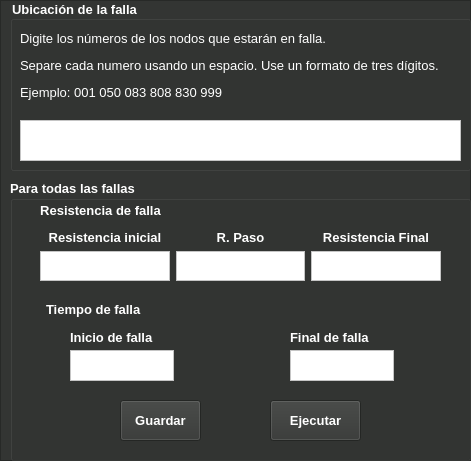
        <widget class="QFrame" name="frame_2">
         <property name="geometry">
          <rect>
           <x>480</x>
           <y>20</y>
           <width>471</width>
           <height>461</height>
          </rect>
         </property>
         <property name="palette">
          <palette>
           <active>
            <colorrole role="WindowText">
             <brush brushstyle="SolidPattern">
              <color alpha="255">
               <red>255</red>
               <green>255</green>
               <blue>255</blue>
              </color>
             </brush>
            </colorrole>
            <colorrole role="Button">
             <brush brushstyle="SolidPattern">
              <color alpha="255">
               <red>51</red>
               <green>53</green>
               <blue>51</blue>
              </color>
             </brush>
            </colorrole>
            <colorrole role="Base">
             <brush brushstyle="SolidPattern">
              <color alpha="255">
               <red>51</red>
               <green>53</green>
               <blue>51</blue>
              </color>
             </brush>
            </colorrole>
            <colorrole role="Window">
             <brush brushstyle="SolidPattern">
              <color alpha="255">
               <red>51</red>
               <green>53</green>
               <blue>51</blue>
              </color>
             </brush>
            </colorrole>
           </active>
           <inactive>
            <colorrole role="WindowText">
             <brush brushstyle="SolidPattern">
              <color alpha="255">
               <red>255</red>
               <green>255</green>
               <blue>255</blue>
              </color>
             </brush>
            </colorrole>
            <colorrole role="Button">
             <brush brushstyle="SolidPattern">
              <color alpha="255">
               <red>51</red>
               <green>53</green>
               <blue>51</blue>
              </color>
             </brush>
            </colorrole>
            <colorrole role="Base">
             <brush brushstyle="SolidPattern">
              <color alpha="255">
               <red>51</red>
               <green>53</green>
               <blue>51</blue>
              </color>
             </brush>
            </colorrole>
            <colorrole role="Window">
             <brush brushstyle="SolidPattern">
              <color alpha="255">
               <red>51</red>
               <green>53</green>
               <blue>51</blue>
              </color>
             </brush>
            </colorrole>
           </inactive>
           <disabled>
            <colorrole role="WindowText">
             <brush brushstyle="SolidPattern">
              <color alpha="255">
               <red>120</red>
               <green>120</green>
               <blue>120</blue>
              </color>
             </brush>
            </colorrole>
            <colorrole role="Button">
             <brush brushstyle="SolidPattern">
              <color alpha="255">
               <red>51</red>
               <green>53</green>
               <blue>51</blue>
              </color>
             </brush>
            </colorrole>
            <colorrole role="Base">
             <brush brushstyle="SolidPattern">
              <color alpha="255">
               <red>51</red>
               <green>53</green>
               <blue>51</blue>
              </color>
             </brush>
            </colorrole>
            <colorrole role="Window">
             <brush brushstyle="SolidPattern">
              <color alpha="255">
               <red>51</red>
               <green>53</green>
               <blue>51</blue>
              </color>
             </brush>
            </colorrole>
           </disabled>
          </palette>
         </property>
         <property name="frameShape">
          <enum>QFrame::StyledPanel</enum>
         </property>
         <property name="frameShadow">
          <enum>QFrame::Raised</enum>
         </property>
         <widget class="QGroupBox" name="groupBox_3">
          <property name="geometry">
           <rect>
            <x>10</x>
            <y>180</y>
            <width>461</width>
            <height>281</height>
           </rect>
          </property>
          <property name="palette">
           <palette>
            <active>
             <colorrole role="WindowText">
              <brush brushstyle="SolidPattern">
               <color alpha="255">
                <red>255</red>
                <green>255</green>
                <blue>255</blue>
               </color>
              </brush>
             </colorrole>
             <colorrole role="Button">
              <brush brushstyle="SolidPattern">
               <color alpha="255">
                <red>51</red>
                <green>53</green>
                <blue>51</blue>
               </color>
              </brush>
             </colorrole>
             <colorrole role="Base">
              <brush brushstyle="SolidPattern">
               <color alpha="255">
                <red>51</red>
                <green>53</green>
                <blue>51</blue>
               </color>
              </brush>
             </colorrole>
             <colorrole role="Window">
              <brush brushstyle="SolidPattern">
               <color alpha="255">
                <red>51</red>
                <green>53</green>
                <blue>51</blue>
               </color>
              </brush>
             </colorrole>
            </active>
            <inactive>
             <colorrole role="WindowText">
              <brush brushstyle="SolidPattern">
               <color alpha="255">
                <red>255</red>
                <green>255</green>
                <blue>255</blue>
               </color>
              </brush>
             </colorrole>
             <colorrole role="Button">
              <brush brushstyle="SolidPattern">
               <color alpha="255">
                <red>51</red>
                <green>53</green>
                <blue>51</blue>
               </color>
              </brush>
             </colorrole>
             <colorrole role="Base">
              <brush brushstyle="SolidPattern">
               <color alpha="255">
                <red>51</red>
                <green>53</green>
                <blue>51</blue>
               </color>
              </brush>
             </colorrole>
             <colorrole role="Window">
              <brush brushstyle="SolidPattern">
               <color alpha="255">
                <red>51</red>
                <green>53</green>
                <blue>51</blue>
               </color>
              </brush>
             </colorrole>
            </inactive>
            <disabled>
             <colorrole role="WindowText">
              <brush brushstyle="SolidPattern">
               <color alpha="255">
                <red>120</red>
                <green>120</green>
                <blue>120</blue>
               </color>
              </brush>
             </colorrole>
             <colorrole role="Button">
              <brush brushstyle="SolidPattern">
               <color alpha="255">
                <red>51</red>
                <green>53</green>
                <blue>51</blue>
               </color>
              </brush>
             </colorrole>
             <colorrole role="Base">
              <brush brushstyle="SolidPattern">
               <color alpha="255">
                <red>51</red>
                <green>53</green>
                <blue>51</blue>
               </color>
              </brush>
             </colorrole>
             <colorrole role="Window">
              <brush brushstyle="SolidPattern">
               <color alpha="255">
                <red>51</red>
                <green>53</green>
                <blue>51</blue>
               </color>
              </brush>
             </colorrole>
            </disabled>
           </palette>
          </property>
          <property name="font">
           <font>
            <pointsize>10</pointsize>
            <weight>75</weight>
            <bold>true</bold>
           </font>
          </property>
          <property name="title">
           <string>Para todas las fallas</string>
          </property>
          <widget class="QLabel" name="label_2">
           <property name="geometry">
            <rect>
             <x>20</x>
             <y>20</y>
             <width>141</width>
             <height>21</height>
            </rect>
           </property>
           <property name="text">
            <string>&lt;html&gt;&lt;head/&gt;&lt;body&gt;&lt;p align=&quot;center&quot;&gt;&lt;span style=&quot; font-size:10pt; font-weight:600; color:#ffffff;&quot;&gt;Resistencia de falla&lt;/span&gt;&lt;/p&gt;&lt;/body&gt;&lt;/html&gt;</string>
           </property>
          </widget>
          <widget class="QPushButton" name="Svfaultbtn">
           <property name="geometry">
            <rect>
             <x>110</x>
             <y>220</y>
             <width>81</width>
             <height>41</height>
            </rect>
           </property>
           <property name="palette">
            <palette>
             <active>
              <colorrole role="Button">
               <brush brushstyle="SolidPattern">
                <color alpha="255">
                 <red>51</red>
                 <green>53</green>
                 <blue>51</blue>
                </color>
               </brush>
              </colorrole>
              <colorrole role="ButtonText">
               <brush brushstyle="SolidPattern">
                <color alpha="255">
                 <red>255</red>
                 <green>255</green>
                 <blue>255</blue>
                </color>
               </brush>
              </colorrole>
              <colorrole role="Base">
               <brush brushstyle="SolidPattern">
                <color alpha="255">
                 <red>51</red>
                 <green>53</green>
                 <blue>51</blue>
                </color>
               </brush>
              </colorrole>
              <colorrole role="Window">
               <brush brushstyle="SolidPattern">
                <color alpha="255">
                 <red>51</red>
                 <green>53</green>
                 <blue>51</blue>
                </color>
               </brush>
              </colorrole>
             </active>
             <inactive>
              <colorrole role="Button">
               <brush brushstyle="SolidPattern">
                <color alpha="255">
                 <red>51</red>
                 <green>53</green>
                 <blue>51</blue>
                </color>
               </brush>
              </colorrole>
              <colorrole role="ButtonText">
               <brush brushstyle="SolidPattern">
                <color alpha="255">
                 <red>255</red>
                 <green>255</green>
                 <blue>255</blue>
                </color>
               </brush>
              </colorrole>
              <colorrole role="Base">
               <brush brushstyle="SolidPattern">
                <color alpha="255">
                 <red>51</red>
                 <green>53</green>
                 <blue>51</blue>
                </color>
               </brush>
              </colorrole>
              <colorrole role="Window">
               <brush brushstyle="SolidPattern">
                <color alpha="255">
                 <red>51</red>
                 <green>53</green>
                 <blue>51</blue>
                </color>
               </brush>
              </colorrole>
             </inactive>
             <disabled>
              <colorrole role="Button">
               <brush brushstyle="SolidPattern">
                <color alpha="255">
                 <red>51</red>
                 <green>53</green>
                 <blue>51</blue>
                </color>
               </brush>
              </colorrole>
              <colorrole role="ButtonText">
               <brush brushstyle="SolidPattern">
                <color alpha="255">
                 <red>120</red>
                 <green>120</green>
                 <blue>120</blue>
                </color>
               </brush>
              </colorrole>
              <colorrole role="Base">
               <brush brushstyle="SolidPattern">
                <color alpha="255">
                 <red>51</red>
                 <green>53</green>
                 <blue>51</blue>
                </color>
               </brush>
              </colorrole>
              <colorrole role="Window">
               <brush brushstyle="SolidPattern">
                <color alpha="255">
                 <red>51</red>
                 <green>53</green>
                 <blue>51</blue>
                </color>
               </brush>
              </colorrole>
             </disabled>
            </palette>
           </property>
           <property name="font">
            <font>
             <pointsize>10</pointsize>
            </font>
           </property>
           <property name="text">
            <string>Guardar</string>
           </property>
          </widget>
          <widget class="QWidget" name="gridLayoutWidget_3">
           <property name="geometry">
            <rect>
             <x>30</x>
             <y>50</y>
             <width>401</width>
             <height>51</height>
            </rect>
           </property>
           <layout class="QGridLayout" name="gridLayout_3">
            <item row="0" column="0">
             <widget class="QLabel" name="label_3">
              <property name="text">
               <string>&lt;html&gt;&lt;head/&gt;&lt;body&gt;&lt;p align=&quot;center&quot;&gt;&lt;span style=&quot; font-weight:600; color:#ffffff;&quot;&gt;Resistencia inicial&lt;/span&gt;&lt;/p&gt;&lt;/body&gt;&lt;/html&gt;</string>
              </property>
             </widget>
            </item>
            <item row="0" column="1">
             <widget class="QLabel" name="label_15">
              <property name="text">
               <string>&lt;html&gt;&lt;head/&gt;&lt;body&gt;&lt;p align=&quot;center&quot;&gt;&lt;span style=&quot; font-weight:600; color:#ffffff;&quot;&gt;R. Paso&lt;/span&gt;&lt;/p&gt;&lt;/body&gt;&lt;/html&gt;</string>
              </property>
             </widget>
            </item>
            <item row="1" column="0">
             <widget class="QTextEdit" name="Rinicial">
              <property name="styleSheet">
               <string notr="true">background-color: rgb(255, 255, 255);</string>
              </property>
             </widget>
            </item>
            <item row="0" column="2">
             <widget class="QLabel" name="label_16">
              <property name="text">
               <string>&lt;html&gt;&lt;head/&gt;&lt;body&gt;&lt;p align=&quot;center&quot;&gt;&lt;span style=&quot; font-weight:600; color:#ffffff;&quot;&gt;Resistencia Final&lt;/span&gt;&lt;/p&gt;&lt;/body&gt;&lt;/html&gt;</string>
              </property>
             </widget>
            </item>
            <item row="1" column="1">
             <widget class="QTextEdit" name="Rpaso">
              <property name="styleSheet">
               <string notr="true">background-color: rgb(255, 255, 255);</string>
              </property>
             </widget>
            </item>
            <item row="1" column="2">
             <widget class="QTextEdit" name="Rfinal">
              <property name="styleSheet">
               <string notr="true">background-color: rgb(255, 255, 255);</string>
              </property>
             </widget>
            </item>
           </layout>
          </widget>
          <widget class="QPushButton" name="ExecBtn">
           <property name="geometry">
            <rect>
             <x>260</x>
             <y>220</y>
             <width>91</width>
             <height>41</height>
            </rect>
           </property>
           <property name="palette">
            <palette>
             <active>
              <colorrole role="Button">
               <brush brushstyle="SolidPattern">
                <color alpha="255">
                 <red>51</red>
                 <green>53</green>
                 <blue>51</blue>
                </color>
               </brush>
              </colorrole>
              <colorrole role="ButtonText">
               <brush brushstyle="SolidPattern">
                <color alpha="255">
                 <red>255</red>
                 <green>255</green>
                 <blue>255</blue>
                </color>
               </brush>
              </colorrole>
              <colorrole role="Base">
               <brush brushstyle="SolidPattern">
                <color alpha="255">
                 <red>51</red>
                 <green>53</green>
                 <blue>51</blue>
                </color>
               </brush>
              </colorrole>
              <colorrole role="Window">
               <brush brushstyle="SolidPattern">
                <color alpha="255">
                 <red>51</red>
                 <green>53</green>
                 <blue>51</blue>
                </color>
               </brush>
              </colorrole>
             </active>
             <inactive>
              <colorrole role="Button">
               <brush brushstyle="SolidPattern">
                <color alpha="255">
                 <red>51</red>
                 <green>53</green>
                 <blue>51</blue>
                </color>
               </brush>
              </colorrole>
              <colorrole role="ButtonText">
               <brush brushstyle="SolidPattern">
                <color alpha="255">
                 <red>255</red>
                 <green>255</green>
                 <blue>255</blue>
                </color>
               </brush>
              </colorrole>
              <colorrole role="Base">
               <brush brushstyle="SolidPattern">
                <color alpha="255">
                 <red>51</red>
                 <green>53</green>
                 <blue>51</blue>
                </color>
               </brush>
              </colorrole>
              <colorrole role="Window">
               <brush brushstyle="SolidPattern">
                <color alpha="255">
                 <red>51</red>
                 <green>53</green>
                 <blue>51</blue>
                </color>
               </brush>
              </colorrole>
             </inactive>
             <disabled>
              <colorrole role="Button">
               <brush brushstyle="SolidPattern">
                <color alpha="255">
                 <red>51</red>
                 <green>53</green>
                 <blue>51</blue>
                </color>
               </brush>
              </colorrole>
              <colorrole role="ButtonText">
               <brush brushstyle="SolidPattern">
                <color alpha="255">
                 <red>120</red>
                 <green>120</green>
                 <blue>120</blue>
                </color>
               </brush>
              </colorrole>
              <colorrole role="Base">
               <brush brushstyle="SolidPattern">
                <color alpha="255">
                 <red>51</red>
                 <green>53</green>
                 <blue>51</blue>
                </color>
               </brush>
              </colorrole>
              <colorrole role="Window">
               <brush brushstyle="SolidPattern">
                <color alpha="255">
                 <red>51</red>
                 <green>53</green>
                 <blue>51</blue>
                </color>
               </brush>
              </colorrole>
             </disabled>
            </palette>
           </property>
           <property name="text">
            <string>Ejecutar</string>
           </property>
          </widget>
          <widget class="QLabel" name="label_18">
           <property name="geometry">
            <rect>
             <x>36</x>
             <y>120</y>
             <width>101</width>
             <height>20</height>
            </rect>
           </property>
           <property name="text">
            <string>&lt;html&gt;&lt;head/&gt;&lt;body&gt;&lt;p&gt;&lt;span style=&quot; font-size:10pt; font-weight:600; color:#ffffff;&quot;&gt;Tiempo de falla&lt;/span&gt;&lt;/p&gt;&lt;/body&gt;&lt;/html&gt;</string>
           </property>
          </widget>
          <widget class="QLabel" name="label_19">
           <property name="geometry">
            <rect>
             <x>60</x>
             <y>150</y>
             <width>111</width>
             <height>16</height>
            </rect>
           </property>
           <property name="text">
            <string>&lt;html&gt;&lt;head/&gt;&lt;body&gt;&lt;p&gt;&lt;span style=&quot; font-size:10pt; font-weight:600; color:#ffffff;&quot;&gt;Inicio de falla&lt;/span&gt;&lt;/p&gt;&lt;/body&gt;&lt;/html&gt;</string>
           </property>
          </widget>
          <widget class="QLabel" name="label_20">
           <property name="geometry">
            <rect>
             <x>280</x>
             <y>150</y>
             <width>111</width>
             <height>16</height>
            </rect>
           </property>
           <property name="text">
            <string>&lt;html&gt;&lt;head/&gt;&lt;body&gt;&lt;p&gt;&lt;span style=&quot; font-size:10pt; font-weight:600; color:#ffffff;&quot;&gt;Final de falla&lt;/span&gt;&lt;/p&gt;&lt;/body&gt;&lt;/html&gt;</string>
           </property>
          </widget>
          <widget class="QTextEdit" name="Tfallai">
           <property name="geometry">
            <rect>
             <x>60</x>
             <y>170</y>
             <width>104</width>
             <height>31</height>
            </rect>
           </property>
           <property name="styleSheet">
            <string notr="true">background-color: rgb(255, 255, 255);</string>
           </property>
          </widget>
          <widget class="QTextEdit" name="Tfallaf">
           <property name="geometry">
            <rect>
             <x>280</x>
             <y>170</y>
             <width>104</width>
             <height>31</height>
            </rect>
           </property>
           <property name="styleSheet">
            <string notr="true">background-color: rgb(255, 255, 255);</string>
           </property>
          </widget>
         </widget>
         <widget class="QGroupBox" name="groupBox_8">
          <property name="geometry">
           <rect>
            <x>10</x>
            <y>0</y>
            <width>461</width>
            <height>171</height>
           </rect>
          </property>
          <property name="font">
           <font>
            <pointsize>10</pointsize>
            <weight>75</weight>
            <bold>true</bold>
           </font>
          </property>
          <property name="styleSheet">
           <string notr="true">color: rgb(255, 255, 255);</string>
          </property>
          <property name="title">
           <string>Ubicación de la falla</string>
          </property>
          <widget class="QTextEdit" name="Bustext">
           <property name="geometry">
            <rect>
             <x>10</x>
             <y>120</y>
             <width>441</width>
             <height>41</height>
            </rect>
           </property>
           <property name="palette">
            <palette>
             <active>
              <colorrole role="WindowText">
               <brush brushstyle="SolidPattern">
                <color alpha="255">
                 <red>0</red>
                 <green>0</green>
                 <blue>0</blue>
                </color>
               </brush>
              </colorrole>
              <colorrole role="Button">
               <brush brushstyle="SolidPattern">
                <color alpha="255">
                 <red>255</red>
                 <green>255</green>
                 <blue>255</blue>
                </color>
               </brush>
              </colorrole>
              <colorrole role="Text">
               <brush brushstyle="SolidPattern">
                <color alpha="255">
                 <red>0</red>
                 <green>0</green>
                 <blue>0</blue>
                </color>
               </brush>
              </colorrole>
              <colorrole role="ButtonText">
               <brush brushstyle="SolidPattern">
                <color alpha="255">
                 <red>0</red>
                 <green>0</green>
                 <blue>0</blue>
                </color>
               </brush>
              </colorrole>
              <colorrole role="Base">
               <brush brushstyle="SolidPattern">
                <color alpha="255">
                 <red>255</red>
                 <green>255</green>
                 <blue>255</blue>
                </color>
               </brush>
              </colorrole>
              <colorrole role="Window">
               <brush brushstyle="SolidPattern">
                <color alpha="255">
                 <red>255</red>
                 <green>255</green>
                 <blue>255</blue>
                </color>
               </brush>
              </colorrole>
             </active>
             <inactive>
              <colorrole role="WindowText">
               <brush brushstyle="SolidPattern">
                <color alpha="255">
                 <red>0</red>
                 <green>0</green>
                 <blue>0</blue>
                </color>
               </brush>
              </colorrole>
              <colorrole role="Button">
               <brush brushstyle="SolidPattern">
                <color alpha="255">
                 <red>255</red>
                 <green>255</green>
                 <blue>255</blue>
                </color>
               </brush>
              </colorrole>
              <colorrole role="Text">
               <brush brushstyle="SolidPattern">
                <color alpha="255">
                 <red>0</red>
                 <green>0</green>
                 <blue>0</blue>
                </color>
               </brush>
              </colorrole>
              <colorrole role="ButtonText">
               <brush brushstyle="SolidPattern">
                <color alpha="255">
                 <red>0</red>
                 <green>0</green>
                 <blue>0</blue>
                </color>
               </brush>
              </colorrole>
              <colorrole role="Base">
               <brush brushstyle="SolidPattern">
                <color alpha="255">
                 <red>255</red>
                 <green>255</green>
                 <blue>255</blue>
                </color>
               </brush>
              </colorrole>
              <colorrole role="Window">
               <brush brushstyle="SolidPattern">
                <color alpha="255">
                 <red>255</red>
                 <green>255</green>
                 <blue>255</blue>
                </color>
               </brush>
              </colorrole>
             </inactive>
             <disabled>
              <colorrole role="WindowText">
               <brush brushstyle="SolidPattern">
                <color alpha="255">
                 <red>0</red>
                 <green>0</green>
                 <blue>0</blue>
                </color>
               </brush>
              </colorrole>
              <colorrole role="Button">
               <brush brushstyle="SolidPattern">
                <color alpha="255">
                 <red>255</red>
                 <green>255</green>
                 <blue>255</blue>
                </color>
               </brush>
              </colorrole>
              <colorrole role="Text">
               <brush brushstyle="SolidPattern">
                <color alpha="255">
                 <red>0</red>
                 <green>0</green>
                 <blue>0</blue>
                </color>
               </brush>
              </colorrole>
              <colorrole role="ButtonText">
               <brush brushstyle="SolidPattern">
                <color alpha="255">
                 <red>0</red>
                 <green>0</green>
                 <blue>0</blue>
                </color>
               </brush>
              </colorrole>
              <colorrole role="Base">
               <brush brushstyle="SolidPattern">
                <color alpha="255">
                 <red>255</red>
                 <green>255</green>
                 <blue>255</blue>
                </color>
               </brush>
              </colorrole>
              <colorrole role="Window">
               <brush brushstyle="SolidPattern">
                <color alpha="255">
                 <red>255</red>
                 <green>255</green>
                 <blue>255</blue>
                </color>
               </brush>
              </colorrole>
             </disabled>
            </palette>
           </property>
           <property name="font">
            <font>
             <pointsize>10</pointsize>
            </font>
           </property>
           <property name="styleSheet">
            <string notr="true">background-color: rgb(255, 255, 255);
color: rgb(0, 0, 0);</string>
           </property>
          </widget>
          <widget class="QLabel" name="label_8">
           <property name="geometry">
            <rect>
             <x>10</x>
             <y>30</y>
             <width>441</width>
             <height>71</height>
            </rect>
           </property>
           <property name="text">
            <string>&lt;html&gt;&lt;head/&gt;&lt;body&gt;&lt;p&gt;&lt;span style=&quot; font-size:10pt;&quot;&gt;Digite los números de los nodos que estarán en falla.&lt;/span&gt;&lt;/p&gt;&lt;p align=&quot;justify&quot;&gt;&lt;span style=&quot; font-size:10pt;&quot;&gt;Separe cada numero usando un espacio. Use un formato de tres dígitos.&lt;/span&gt;&lt;/p&gt;&lt;p align=&quot;justify&quot;&gt;&lt;span style=&quot; font-size:10pt;&quot;&gt;Ejemplo: 001 050 083 808 830 999&lt;/span&gt;&lt;/p&gt;&lt;/body&gt;&lt;/html&gt;</string>
           </property>
          </widget>
         </widget>
        </widget>
